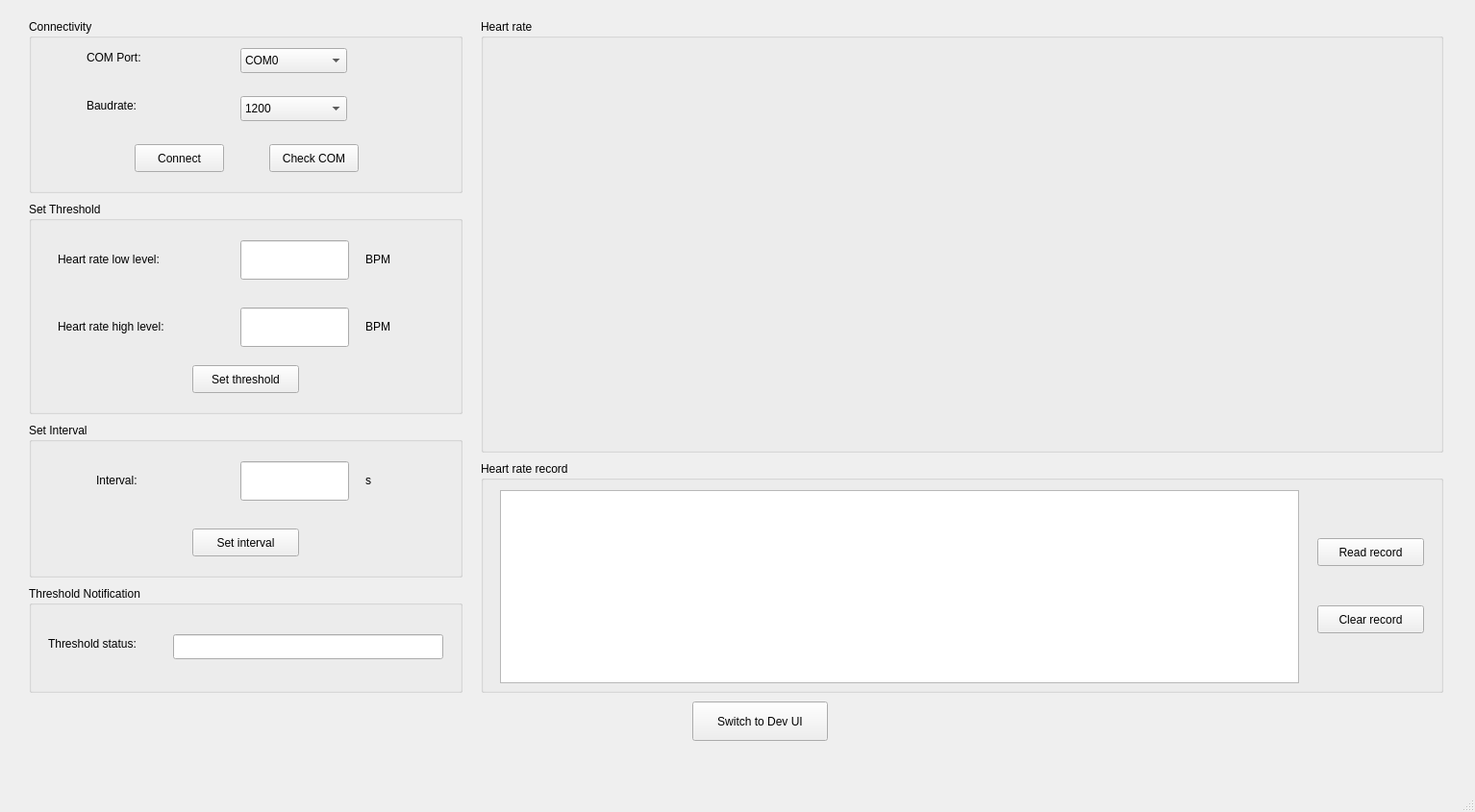
<?xml version="1.0" encoding="UTF-8"?>
<ui version="4.0">
 <class>User_UI</class>
 <widget class="QMainWindow" name="User_UI">
  <property name="geometry">
   <rect>
    <x>0</x>
    <y>0</y>
    <width>1534</width>
    <height>845</height>
   </rect>
  </property>
  <property name="windowTitle">
   <string>MainWindow</string>
  </property>
  <widget class="QWidget" name="centralwidget">
   <widget class="QGroupBox" name="Heart_rate_graph">
    <property name="geometry">
     <rect>
      <x>500</x>
      <y>20</y>
      <width>1001</width>
      <height>451</height>
     </rect>
    </property>
    <property name="title">
     <string>Heart rate</string>
    </property>
   </widget>
   <widget class="QPushButton" name="btn_switch_to_dev_ui">
    <property name="geometry">
     <rect>
      <x>720</x>
      <y>730</y>
      <width>141</width>
      <height>41</height>
     </rect>
    </property>
    <property name="text">
     <string>Switch to Dev UI</string>
    </property>
   </widget>
   <widget class="QGroupBox" name="Notification">
    <property name="geometry">
     <rect>
      <x>30</x>
      <y>610</y>
      <width>451</width>
      <height>111</height>
     </rect>
    </property>
    <property name="title">
     <string>Threshold Notification</string>
    </property>
    <widget class="QLabel" name="lbl_thre_noti">
     <property name="geometry">
      <rect>
       <x>20</x>
       <y>50</y>
       <width>121</width>
       <height>20</height>
      </rect>
     </property>
     <property name="text">
      <string>Threshold status:</string>
     </property>
    </widget>
    <widget class="QLineEdit" name="line_thre_noti">
     <property name="geometry">
      <rect>
       <x>150</x>
       <y>50</y>
       <width>281</width>
       <height>26</height>
      </rect>
     </property>
    </widget>
   </widget>
   <widget class="QGroupBox" name="Connectivity">
    <property name="geometry">
     <rect>
      <x>30</x>
      <y>20</y>
      <width>451</width>
      <height>181</height>
     </rect>
    </property>
    <property name="title">
     <string>Connectivity</string>
    </property>
    <widget class="QLabel" name="lbl_com">
     <property name="geometry">
      <rect>
       <x>60</x>
       <y>30</y>
       <width>81</width>
       <height>20</height>
      </rect>
     </property>
     <property name="text">
      <string>COM Port:</string>
     </property>
    </widget>
    <widget class="QLabel" name="lbl_baudrate">
     <property name="geometry">
      <rect>
       <x>60</x>
       <y>80</y>
       <width>71</width>
       <height>20</height>
      </rect>
     </property>
     <property name="text">
      <string>Baudrate:</string>
     </property>
    </widget>
    <widget class="QPushButton" name="btn_connect_com">
     <property name="geometry">
      <rect>
       <x>110</x>
       <y>130</y>
       <width>93</width>
       <height>29</height>
      </rect>
     </property>
     <property name="text">
      <string>Connect</string>
     </property>
    </widget>
    <widget class="QComboBox" name="cbb_com">
     <property name="geometry">
      <rect>
       <x>220</x>
       <y>30</y>
       <width>111</width>
       <height>26</height>
      </rect>
     </property>
     <item>
      <property name="text">
       <string>COM0</string>
      </property>
     </item>
     <item>
      <property name="text">
       <string>COM1</string>
      </property>
     </item>
     <item>
      <property name="text">
       <string>COM2</string>
      </property>
     </item>
     <item>
      <property name="text">
       <string>COM3</string>
      </property>
     </item>
     <item>
      <property name="text">
       <string>COM4</string>
      </property>
     </item>
     <item>
      <property name="text">
       <string>COM5</string>
      </property>
     </item>
     <item>
      <property name="text">
       <string>COM6</string>
      </property>
     </item>
     <item>
      <property name="text">
       <string>COM7</string>
      </property>
     </item>
     <item>
      <property name="text">
       <string>COM8</string>
      </property>
     </item>
     <item>
      <property name="text">
       <string>COM9</string>
      </property>
     </item>
     <item>
      <property name="text">
       <string>COM10</string>
      </property>
     </item>
     <item>
      <property name="text">
       <string>COM11</string>
      </property>
     </item>
     <item>
      <property name="text">
       <string>COM12</string>
      </property>
     </item>
     <item>
      <property name="text">
       <string>COM13</string>
      </property>
     </item>
     <item>
      <property name="text">
       <string>COM14</string>
      </property>
     </item>
     <item>
      <property name="text">
       <string>COM15</string>
      </property>
     </item>
     <item>
      <property name="text">
       <string>COM16</string>
      </property>
     </item>
     <item>
      <property name="text">
       <string>COM17</string>
      </property>
     </item>
     <item>
      <property name="text">
       <string>COM18</string>
      </property>
     </item>
     <item>
      <property name="text">
       <string>COM19</string>
      </property>
     </item>
     <item>
      <property name="text">
       <string>COM20</string>
      </property>
     </item>
    </widget>
    <widget class="QComboBox" name="cbb_baudrate">
     <property name="geometry">
      <rect>
       <x>220</x>
       <y>80</y>
       <width>111</width>
       <height>26</height>
      </rect>
     </property>
     <item>
      <property name="text">
       <string>1200</string>
      </property>
     </item>
     <item>
      <property name="text">
       <string>2400</string>
      </property>
     </item>
     <item>
      <property name="text">
       <string>4800</string>
      </property>
     </item>
     <item>
      <property name="text">
       <string>9600</string>
      </property>
     </item>
     <item>
      <property name="text">
       <string>14400</string>
      </property>
     </item>
     <item>
      <property name="text">
       <string>19200</string>
      </property>
     </item>
     <item>
      <property name="text">
       <string>38400</string>
      </property>
     </item>
     <item>
      <property name="text">
       <string>57600</string>
      </property>
     </item>
     <item>
      <property name="text">
       <string>115200</string>
      </property>
     </item>
     <item>
      <property name="text">
       <string>230400</string>
      </property>
     </item>
     <item>
      <property name="text">
       <string>460800</string>
      </property>
     </item>
     <item>
      <property name="text">
       <string>921600</string>
      </property>
     </item>
     <item>
      <property name="text">
       <string>1000000</string>
      </property>
     </item>
    </widget>
    <widget class="QPushButton" name="btn_check_com">
     <property name="geometry">
      <rect>
       <x>250</x>
       <y>130</y>
       <width>93</width>
       <height>29</height>
      </rect>
     </property>
     <property name="text">
      <string>Check COM</string>
     </property>
    </widget>
   </widget>
   <widget class="QGroupBox" name="Threshold">
    <property name="geometry">
     <rect>
      <x>30</x>
      <y>210</y>
      <width>451</width>
      <height>221</height>
     </rect>
    </property>
    <property name="title">
     <string>Set Threshold</string>
    </property>
    <widget class="QLabel" name="lbl_low_level">
     <property name="geometry">
      <rect>
       <x>30</x>
       <y>50</y>
       <width>151</width>
       <height>20</height>
      </rect>
     </property>
     <property name="text">
      <string>Heart rate low level:</string>
     </property>
    </widget>
    <widget class="QLabel" name="lbl_high_level">
     <property name="geometry">
      <rect>
       <x>30</x>
       <y>120</y>
       <width>161</width>
       <height>20</height>
      </rect>
     </property>
     <property name="text">
      <string>Heart rate high level:</string>
     </property>
    </widget>
    <widget class="QLineEdit" name="line_low_level">
     <property name="geometry">
      <rect>
       <x>220</x>
       <y>40</y>
       <width>113</width>
       <height>41</height>
      </rect>
     </property>
    </widget>
    <widget class="QLineEdit" name="line_high_level">
     <property name="geometry">
      <rect>
       <x>220</x>
       <y>110</y>
       <width>113</width>
       <height>41</height>
      </rect>
     </property>
    </widget>
    <widget class="QPushButton" name="btn_set_threshold">
     <property name="geometry">
      <rect>
       <x>170</x>
       <y>170</y>
       <width>111</width>
       <height>29</height>
      </rect>
     </property>
     <property name="text">
      <string>Set threshold</string>
     </property>
    </widget>
    <widget class="QLabel" name="lbl_bpm_1">
     <property name="geometry">
      <rect>
       <x>350</x>
       <y>50</y>
       <width>71</width>
       <height>20</height>
      </rect>
     </property>
     <property name="text">
      <string>BPM</string>
     </property>
    </widget>
    <widget class="QLabel" name="lbl_bpm_2">
     <property name="geometry">
      <rect>
       <x>350</x>
       <y>120</y>
       <width>71</width>
       <height>20</height>
      </rect>
     </property>
     <property name="text">
      <string>BPM</string>
     </property>
    </widget>
   </widget>
   <widget class="QGroupBox" name="Record">
    <property name="geometry">
     <rect>
      <x>500</x>
      <y>480</y>
      <width>1001</width>
      <height>241</height>
     </rect>
    </property>
    <property name="title">
     <string>Heart rate record</string>
    </property>
    <widget class="QTextEdit" name="txt_record">
     <property name="geometry">
      <rect>
       <x>20</x>
       <y>30</y>
       <width>831</width>
       <height>201</height>
      </rect>
     </property>
    </widget>
    <widget class="QPushButton" name="btn_read_record">
     <property name="geometry">
      <rect>
       <x>870</x>
       <y>80</y>
       <width>111</width>
       <height>29</height>
      </rect>
     </property>
     <property name="text">
      <string>Read record</string>
     </property>
    </widget>
    <widget class="QPushButton" name="btn_clear_record">
     <property name="geometry">
      <rect>
       <x>870</x>
       <y>150</y>
       <width>111</width>
       <height>29</height>
      </rect>
     </property>
     <property name="text">
      <string>Clear record</string>
     </property>
    </widget>
   </widget>
   <widget class="QGroupBox" name="Interval">
    <property name="geometry">
     <rect>
      <x>30</x>
      <y>440</y>
      <width>451</width>
      <height>161</height>
     </rect>
    </property>
    <property name="title">
     <string>Set Interval</string>
    </property>
    <widget class="QLabel" name="lbl_interval">
     <property name="geometry">
      <rect>
       <x>70</x>
       <y>50</y>
       <width>81</width>
       <height>20</height>
      </rect>
     </property>
     <property name="text">
      <string>Interval:</string>
     </property>
    </widget>
    <widget class="QLineEdit" name="line_set_interval">
     <property name="geometry">
      <rect>
       <x>220</x>
       <y>40</y>
       <width>113</width>
       <height>41</height>
      </rect>
     </property>
    </widget>
    <widget class="QLabel" name="lbl_s">
     <property name="geometry">
      <rect>
       <x>350</x>
       <y>50</y>
       <width>31</width>
       <height>20</height>
      </rect>
     </property>
     <property name="text">
      <string>s</string>
     </property>
    </widget>
    <widget class="QPushButton" name="btn_set_interval">
     <property name="geometry">
      <rect>
       <x>170</x>
       <y>110</y>
       <width>111</width>
       <height>29</height>
      </rect>
     </property>
     <property name="text">
      <string>Set interval</string>
     </property>
    </widget>
   </widget>
  </widget>
  <widget class="QMenuBar" name="menubar">
   <property name="geometry">
    <rect>
     <x>0</x>
     <y>0</y>
     <width>1534</width>
     <height>26</height>
    </rect>
   </property>
  </widget>
  <widget class="QStatusBar" name="statusbar"/>
 </widget>
 <resources/>
 <connections/>
</ui>
